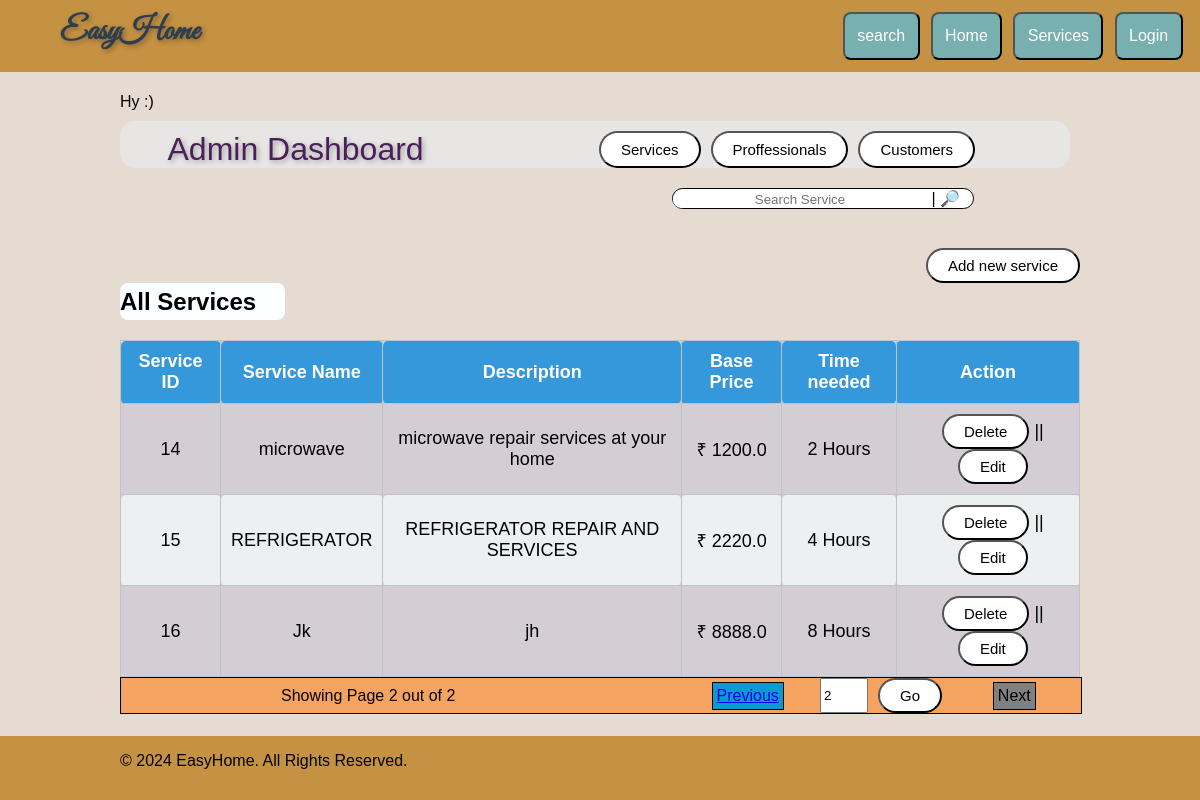
Screenshot of /admin_service?page=2 (signed in) with the database file from the repository.
### app.py (models this page shows, shortened)
class Services(db.Model):
    service_id= db.Column(db.Integer, primary_key = True)
    service_name= db.Column(db.String(50)  )
    service_desc= db.Column(db.String(200) )
    service_b_price= db.Column(db.Float() ,nullable= False)
    time_required =db.Column(db.String,  nullable=False)

### app.py (the view, shortened to what this page needs)
@app.route("/admin_service", methods=['POST', 'GET'])
@admin_only
def service():
    per_page= 5
    page= request.args.get('page',1,int)
    query = request.args.get('word')
    if query:
        serv = Services.query.filter(or_ (Services.service_name.like(f'%{query}%'), Services.service_desc.like(f'%{query}%'), Services.service_id.like(f'%{query}%'))).paginate(page= page, per_page=per_page)
    else:serv=Services.query.paginate(page= page, per_page=per_page)
    del1= None
    edit1 =None
    if request.method == 'POST':
        del1= request.form.get("del")
        edit1=request.form.get("edit1")
    if edit1:
        service1= Services.query.get(edit1)
        if service1:
            flag2=service1.service_id
            return redirect(f"/admin_service/{flag2}" )
    return render_template("admin_service.html",serv=serv )

### app.py (called while the page is built)
def admin_only(f):
    @wraps(f)
    def admin1(*args, **kwargs):
        if session :
            user =session.get('type1')
            if user == 'admin':
                flash('You need to be logged in as an admin to access this page.', 'warning')
                return f(*args, **kwargs)
            else: return redirect('/dashboard')
        else: return redirect('/login')
    return admin1

### templates/admin_service.html (shortened to what this page needs)
{% extends "admin.html" %}
{% block admin %}
<div class="panel">
<div class="flex_button panel">
    <div style="width: 300px; margin-left: 30px;" class="searchbar flex_button" >
        <form action="/admin_service" >
            <input style="width: 250px;" margin: 0;" id="searchbox" name="word" value="{{request.args.get('word', '')}}"  required  placeholder="Search Service">
            | <button  style="all: initial;" id='search_button' type="submit">🔎</button>
        </form>
    </div>
</div>
<div  class="button_end" >
    <button  onclick="location.href='/admin_service/add';">
        Add new service
    </button>
</div>
<div class="table_lebel">
    All Services
</div>
<table>
    <thead>
        <tr>
            <th>Service ID</th>
            <th>Service Name</th>
            <th>Description</th>
            <th>Base Price</th>
            <th>Time needed</th>
            <th>Action</th>
        </tr>
    </thead>
    <tbody>
    {% for service in serv %}
    <tr>
      <td> {{service.service_id}}</td>
      <td> {{service.service_name}}</td>
      <td> {{service.service_desc}}</td>
      <td> ₹ {{service.service_b_price}}</td>
      <td> {{service.time_required}} Hours</td>
      <td><form action="/admin_service" method="POST">
        <button name="del" value="{{service.service_id}}" type="submit">Delete</button> ||
      <form action="/admin_service" method="POST">
        <button name="edit1" value="{{service.service_id}}" type="submit">Edit</button></td>
       </tr>
{% endfor %}
    </tbody>
</table>
<div class="paginator">
  <div style="justify-content: flex-start; align-items: center;">
     Showing Page {{serv.page}} out of {{serv.pages}}
  </div>
  <div style="justify-content: flex-start;" >
  <div style="justify-content: flex-start;">
      {% if serv.has_prev %}
          <a  id="active_pgntr" href="{{ url_for('service', page=serv.prev_num) }}" >Previous</a>
      {% else %}
          <a>Previous</a>
      {% endif %}
  </div>
  <div style=" justify-content: center;">
  <form style="display:flex;" action="{{ url_for('service')}}">
      <input style="width:40px;" id="page_a" name='page' value="{{serv.page}}">
      <button type="submit"> Go </button>
  </form>
  </div>
  <div style="justify-content: flex-end;">
  {% if serv.has_next %}
      <a id="active_pgntr" href="{{ url_for('service', page=serv.next_num) }}">Next</a>
  {% else %}
      <a >Next</a>
  {% endif %}
  </div>
  </div>
</div>
</body>
</html>
{% endblock %}

### static/style.css (style rules this page uses)
body, html { margin: 0; padding-top: 3%; padding-bottom: 3%; box-sizing: border-box; background: rgb(230, 219, 209); }
.panel { margin-left: 10%; margin-right: 10%; }
button { padding: 7px 20px; font-size: 15px; margin-left: 10px; border-radius: 40px; cursor: pointer; background-color: #ffffff; }
.button_end { display: flex; justify-content: flex-end; height: 5%; margin-top: 3%; margin-left: 12px; }
.table_lebel { display: inline-block; padding-right: 3%; font-size: 150%; font-weight: bold; border-radius: 8px; padding-top: 0.5%; padding-bottom: 0.5%; background-color: #fcfeff; }
table { background: #d4ced4; width: 100%; margin: 20px auto; border-collapse: collapse; font-size: 18px; border-radius: 8px; margin-bottom: 0; }
table, th, td { border: 1px solid #bdc3c7; }
th { background-color: #3498db; color: white; padding: 10px; font-weight: bold; }
td { padding: 10px; text-align: center; }
tr:nth-child(even) { background-color: #ecf0f1; }
td, th { border-radius: 5px; }
.flex_button { display: flex; align-items: center; justify-content: space-between; gap: 10px }
.flex_button button { margin: 0; justify-content: flex-end; border-radius:10px; border: 1px solid black ; }
.searchbar { width: 80%; margin: 10px; background: #ffffff; border: 1px solid rgb(0, 0, 0); border-radius: 20px; border-collapse: collapse; }
#searchbox { width: 80%; height: 100%; border: none; border-radius: 20px; border-collapse: collapse; border-top-right-radius:0; border-bottom-right-radius:0; text-align: center; }
#search_button { margin: 0; width: 10px; border: none; text-overflow: ellipsis; border-radius: 20px; }
.paginator { background: sandybrown; border: 1PX solid black; border-radius: 0; width: 100%; display: flex; justify-content: flex-end; padding: 0; margin: 0; }
.paginator div { display: flex; width:400px ; }
.paginator div div { display: flex; flex:1; }
.paginator div div a { border: 1px solid black ; background: gray; cursor: no-drop; margin: auto; padding: 4px; }
#active_pgntr { background: rgb(11, 153, 209); cursor: pointer; }

### rows the page displays
Services: service_id "14", service_name "microwave", service_desc "microwave repair services at your home", service_b_price "1200.0", time_required "2"
Services: service_id "15", service_name "REFRIGERATOR", service_desc "REFRIGERATOR REPAIR AND SERVICES", service_b_price "2220.0", time_required "4"
Services: service_id "16", service_name "Jk", service_desc "jh", service_b_price "8888.0", time_required "8"

### other values shown
{{ serv.page }} "2"
{{ serv.pages }} "2"
